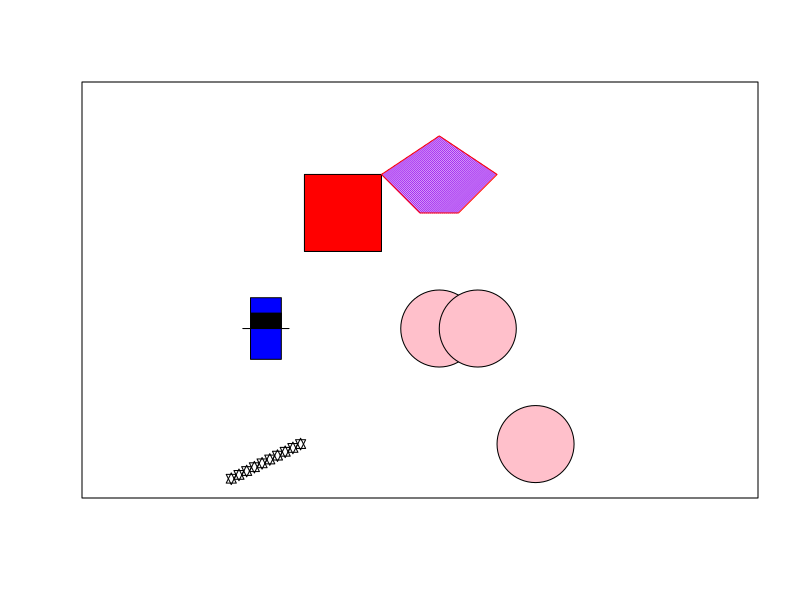

This figure's R source:
## ---- chunk 1
canvas <- plot(2,2, type = "n", xlim=c(0, 100), ylim=c(0, 100), xaxt="n", yaxt ="n", xlab = "", ylab = "", asp=1)

redSquare <- polygon( x = c(20,40,40,20), y = c(60, 60, 80, 80),  density=NULL, angle = 45, border = NULL, col = "red", lty = par("lty"), fillOddEven = FALSE)

purplePentagon <- polygon( x = c(40,50,60,70,55), y = c(80,70,70,80,90), density= 70, angle = 45, border = "red", col = "purple", lty = par("lty"), fillOddEven = FALSE)

pinkCircle <- symbols (x = c(80), y = c(10), circles = c(10), inches = FALSE, add = TRUE, fg = par("col"), bg = "pink")

randomPoints <- points(x = c(1,3,5,7,9,11,13,15,17,19), y = c(1:10), type = "p", pch = 11)

twoCircles <- symbols(x = c(55,65), y = c(40,40), circles = c(10,10), inches = FALSE, add = TRUE, fg = par("col"), bg = "pink")

thermometer <- symbols( x = c(10), y = c(40), thermometers = matrix(c(8, 16, .50,.75), nrow = 1, ncol = 4, dimnames = NULL), inches = FALSE, add = TRUE, fg = par("col"), bg = "blue")

